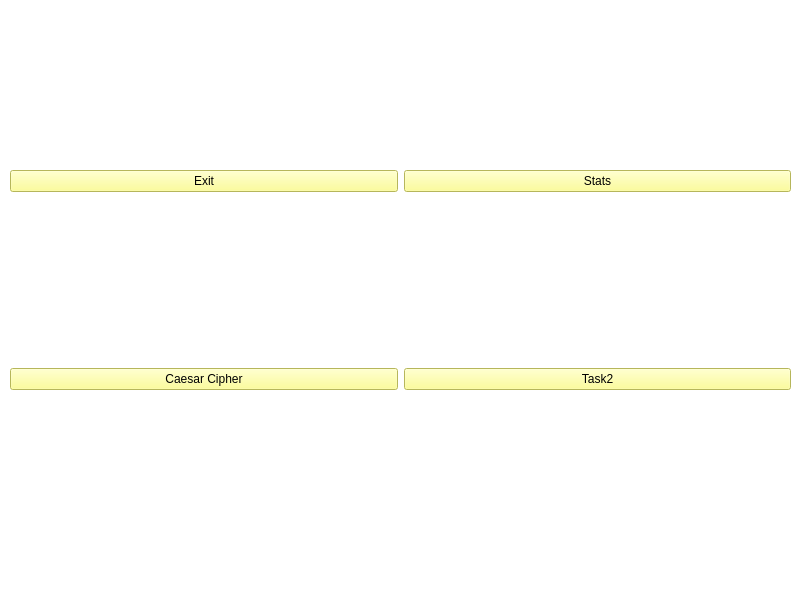
<?xml version="1.0" encoding="UTF-8"?>
<ui version="4.0">
 <class>MainWindow</class>
 <widget class="QMainWindow" name="MainWindow">
  <property name="geometry">
   <rect>
    <x>0</x>
    <y>0</y>
    <width>800</width>
    <height>600</height>
   </rect>
  </property>
  <property name="windowTitle">
   <string>MainWindow</string>
  </property>
  <property name="styleSheet">
   <string notr="true">background-color: rgb(255, 255, 255)</string>
  </property>
  <widget class="QWidget" name="centralwidget">
   <widget class="QWidget" name="verticalLayoutWidget">
    <property name="geometry">
     <rect>
      <x>10</x>
      <y>0</y>
      <width>781</width>
      <height>561</height>
     </rect>
    </property>
    <layout class="QVBoxLayout" name="verticalLayout">
     <item>
      <layout class="QHBoxLayout" name="horizontalLayout">
       <item>
        <widget class="QPushButton" name="pushButton_exit">
         <property name="baseSize">
          <size>
           <width>0</width>
           <height>0</height>
          </size>
         </property>
         <property name="styleSheet">
          <string notr="true">font: 700 14pt &quot;Times New Roman&quot;;
color: rgb(0, 0, 0);
background: rgb(255, 255, 127)</string>
         </property>
         <property name="text">
          <string>Exit</string>
         </property>
        </widget>
       </item>
       <item>
        <widget class="QPushButton" name="pushButton_result">
         <property name="styleSheet">
          <string notr="true">font: 700 14pt &quot;Times New Roman&quot;;
color: rgb(0, 0, 0);
background: rgb(255, 255, 127)</string>
         </property>
         <property name="text">
          <string>Stats</string>
         </property>
        </widget>
       </item>
      </layout>
     </item>
     <item>
      <layout class="QHBoxLayout" name="horizontalLayout_2">
       <item>
        <widget class="QPushButton" name="pushButton_task1">
         <property name="baseSize">
          <size>
           <width>0</width>
           <height>0</height>
          </size>
         </property>
         <property name="styleSheet">
          <string notr="true">font: 700 14pt &quot;Times New Roman&quot;;
color: rgb(0, 0, 0);
background: rgb(255, 255, 127)</string>
         </property>
         <property name="text">
          <string>Caesar Cipher</string>
         </property>
        </widget>
       </item>
       <item>
        <widget class="QPushButton" name="pushButton_task2">
         <property name="baseSize">
          <size>
           <width>0</width>
           <height>0</height>
          </size>
         </property>
         <property name="styleSheet">
          <string notr="true">font: 700 14pt &quot;Times New Roman&quot;;
color: rgb(0, 0, 0);
background: rgb(255, 255, 127)</string>
         </property>
         <property name="text">
          <string>Task2</string>
         </property>
        </widget>
       </item>
      </layout>
     </item>
    </layout>
   </widget>
  </widget>
  <widget class="QMenuBar" name="menubar">
   <property name="geometry">
    <rect>
     <x>0</x>
     <y>0</y>
     <width>800</width>
     <height>21</height>
    </rect>
   </property>
  </widget>
  <widget class="QStatusBar" name="statusbar"/>
 </widget>
 <resources/>
 <connections/>
</ui>
